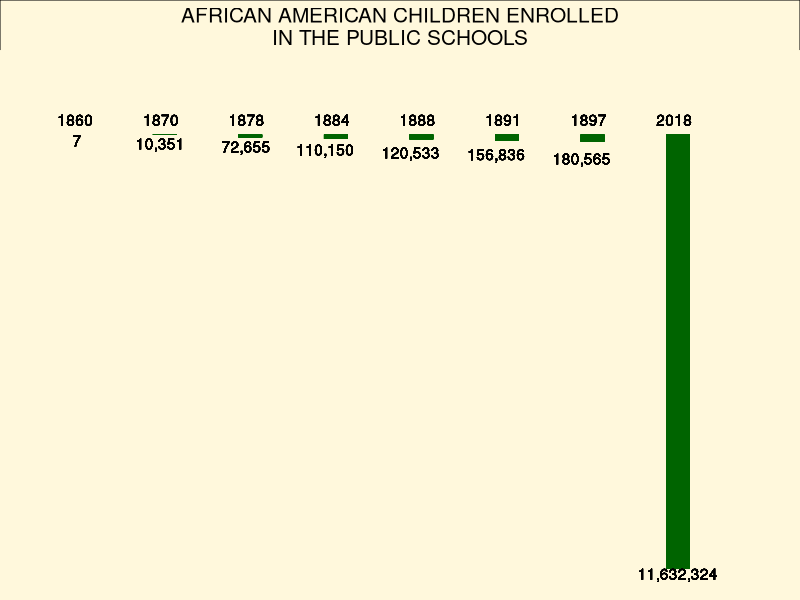
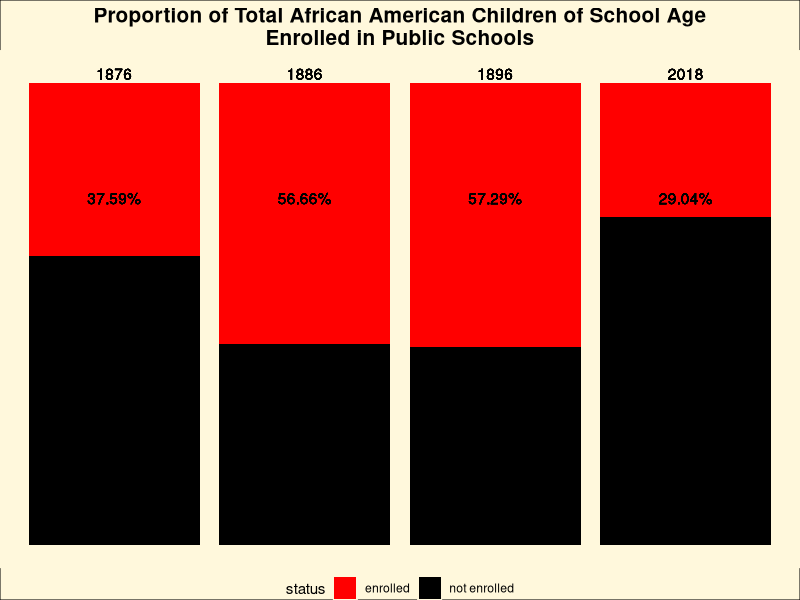
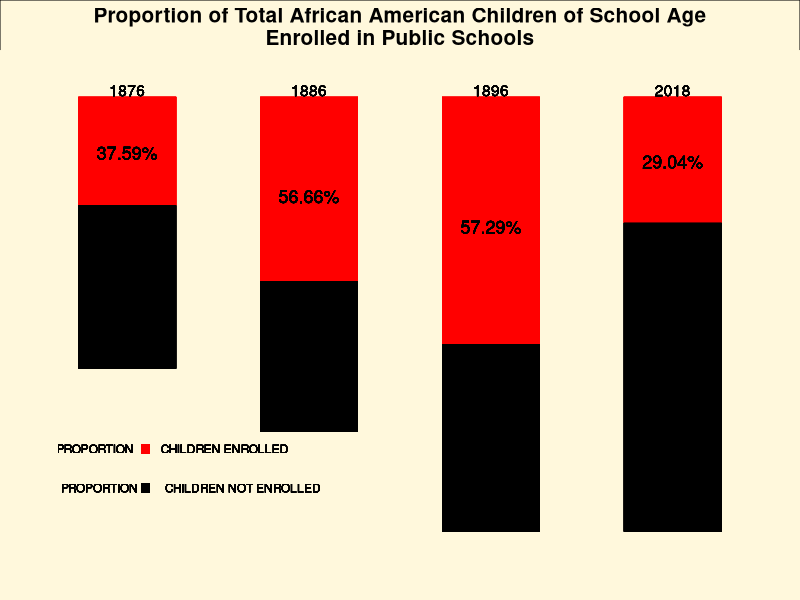
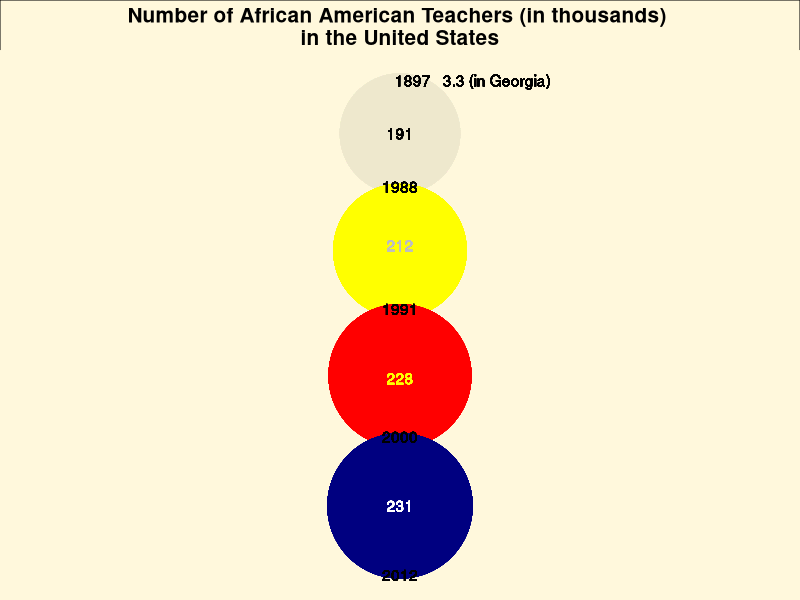
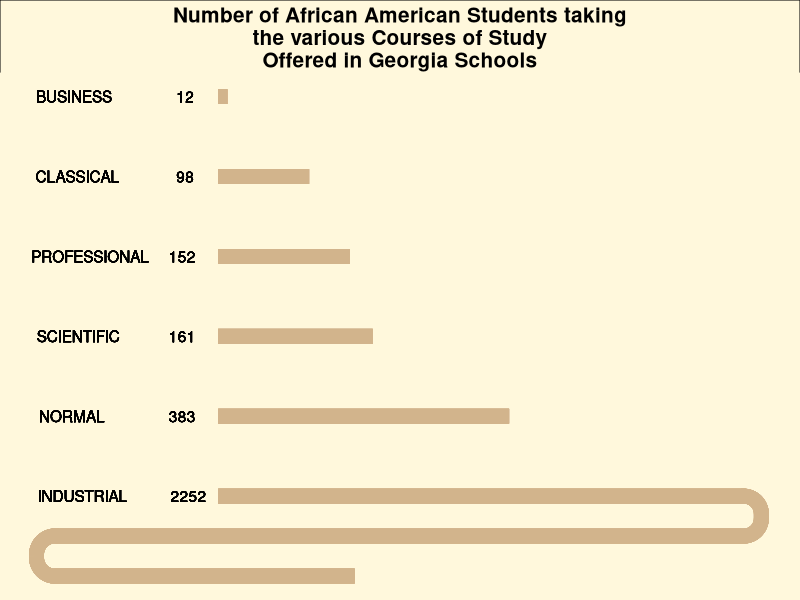

The R source for these figures, in order:
library(tidyverse)
library(readxl)

################ Part 2 ################

##African-American Children enrolled in public schools
Bl_enroll <- read_excel("dbdata.xlsx", sheet = "SCHOOL ENROLLMENT BY DETAILED L")
grid <- data.frame(x=c(-1,0,1,2,3,4,5,6,7,8,9,10,11,12),
                   y=c(-1,0,1,2,3,4,5,6,7,8,9,10,11,12))
ggplot(grid,aes(x,y))+
  geom_segment(aes(x=0,y=0,xend=0,yend=.02),size=8,color="darkgreen")+ #1860
  geom_segment(aes(x=1,y=0,xend=1,yend=.65),size=8,color="darkgreen")+ #1870
  geom_segment(aes(x=2,y=0,xend=2,yend=4.55),size=8,color="darkgreen")+ #1878
  geom_segment(aes(x=3,y=0,xend=3,yend=7.15),size=8,color="darkgreen")+ #1884
  geom_segment(aes(x=4,y=0,xend=4,yend=7.8),size=8,color="darkgreen")+  #1888
  geom_segment(aes(x=5,y=0,xend=5,yend=10.4),size=8,color="darkgreen")+ #1891
  geom_segment(aes(x=6,y=0,xend=6,yend=11.7),size=8,color="darkgreen")+ #1897
  geom_segment(aes(x=7,y=0,xend=7,yend=729),size=8,color="darkgreen") + #2018
  
  #TEXT
  geom_text(aes(x=0.25,y=-25,label="1860"),hjust=1.2)+
  geom_text(aes(x=1.25,y=-25,label="1870"),hjust=1.2)+
  geom_text(aes(x=2.25,y=-25,label="1878"),hjust=1.2)+
  geom_text(aes(x=3.25,y=-25,label="1884"),hjust=1.2)+
  geom_text(aes(x=4.25,y=-25,label="1888"),hjust=1.2)+
  geom_text(aes(x=5.25,y=-25,label="1891"),hjust=1.2)+
  geom_text(aes(x=6.25,y=-25,label="1897"),hjust=1.2)+
  geom_text(aes(x=7.25,y=-25,label="2018"),hjust=1.2)+
  
  #TEXT2
  geom_text(aes(x=0.05,y=10,label="7"),hjust=1.2)+
  geom_text(aes(x=1.35,y=15,label="10,351"),hjust=1.2)+
  geom_text(aes(x=2.35,y=20,label="72,655"),hjust=1.2)+
  geom_text(aes(x=3.35,y=25,label="110,150"),hjust=1.2)+
  geom_text(aes(x=4.35,y=30,label="120,533"),hjust=1.2)+
  geom_text(aes(x=5.35,y=33,label="156,836"),hjust=1.2)+
  geom_text(aes(x=6.35,y=40,label="180,565"),hjust=1.2)+
  geom_text(aes(x=7.65,y=738,label="11,632,324"),hjust=1.2)+
  
  labs(title="AFRICAN AMERICAN CHILDREN ENROLLED\nIN THE PUBLIC SCHOOLS")+
  theme_void()+
  theme(plot.title=element_text(size=15,hjust=.5),
        panel.background = element_rect(fill = "cornsilk",color = "cornsilk"),
        plot.background = element_rect(fill = "cornsilk"))+
  scale_y_reverse()+
  ylim(740,-100)+
  xlim(-.5,8) 

##Proportion of Total African American Children of School Age Enrolled in Public Schools
year <- c("1876","1876","1886","1886","1896","1896","2018","2018")
value <- c(37.59,100-37.59,56.66,100-56.66,57.29,100-57.29,29.04,100-29.04)
status <- rep(c("enrolled" , "not enrolled") , 4)
dt <- data.frame(year, status, value)

# Stacked bar plot
ggplot(dt, aes(x=year, y=value, fill=status)) + 
  geom_bar(position="fill", stat="identity") +
  scale_fill_manual(values=c("red","black"))+
  geom_text(aes(x="1876",y=.75,label="37.59%"))+
  geom_text(aes(x="1886",y=.75,label="56.66%"))+
  geom_text(aes(x="1896",y=.75,label="57.29%"))+
  geom_text(aes(x="2018",y=.75,label="29.04%"))+
  geom_text(aes(x="1876",y=1.02,label="1876"))+
  geom_text(aes(x="1886",y=1.02,label="1886"))+
  geom_text(aes(x="1896",y=1.02,label="1896"))+
  geom_text(aes(x="2018",y=1.02,label="2018"))+
  theme_void()+
  labs(title="Proportion of Total African American Children of School Age\nEnrolled in Public Schools")+
  theme(plot.title=element_text(size=15,hjust=.5,face="bold"),
        panel.background = element_rect(fill = "cornsilk",color = "cornsilk"),
        plot.background = element_rect(fill = "cornsilk"),
        legend.position = "bottom")

##Recreation Proportion of Total African American Children of School Age Enrolled in Public Schools
grid <- data.frame(x=c(0,1,2,3,4,5,6,7,8,9,10,11),
                   y=c(0,-1,-2,-3,-4,-5,-6,-7,-8,-9,-10,-11))
ggplot(grid,aes(x,y))+
  geom_segment(aes(x=0,y=0,xend=0,yend=-2.5),size=33,color="red")+ #1876r
  geom_segment(aes(x=0,y=-2.5,xend=0,yend=-6.25),size=33,color="black")+ #1876b
  geom_segment(aes(x=1,y=0,xend=1,yend=-4.25),size=33,color="red")+ #1886r
  geom_segment(aes(x=1,y=-4.25,xend=1,yend=-7.7),size=33,color="black")+ #1886b
  geom_segment(aes(x=2,y=0,xend=2,yend=-5.7),size=33,color="red")+  #1896r
  geom_segment(aes(x=2,y=-5.7,xend=2,yend=-10),size=33,color="black")+ #1896b
  geom_segment(aes(x=3,y=0,xend=3,yend=-2.9),size=33,color="red")+ #2018r
  geom_segment(aes(x=3,y=-2.9,xend=3,yend=-10),size=33,color="black") + #2018b
  
  geom_text(aes(x=0,y=.15,label="1876"))+
  geom_text(aes(x=1,y=.15,label="1886"))+
  geom_text(aes(x=2,y=.15,label="1896"))+
  geom_text(aes(x=3,y=.15,label="2018"))+

  geom_text(aes(x=0,y=-1.3,label="37.59%"),size=4.5)+
  geom_text(aes(x=1,y=-2.3,label="56.66%"),size=4.5)+
  geom_text(aes(x=2,y=-3,label="57.29%"),size=4.5)+
  geom_text(aes(x=3,y=-1.5,label="29.04%"),size=4.5)+
  
  geom_text(aes(x=.25,y=-8.1,label="PROPORTION         CHILDREN ENROLLED"),size=3)+
  geom_point(aes(x=.1,y=-8.1), shape=15, fill="red", color="red", size=3) +
  geom_text(aes(x=.35,y=-9,label="PROPORTION         CHILDREN NOT ENROLLED"),size=3)+
  geom_point(aes(x=.1 ,y=-9), shape=15, fill="black", color="black", size=3) +

  theme_void()+
  labs(title="Proportion of Total African American Children of School Age\nEnrolled in Public Schools")+
  theme(plot.title=element_text(size=15,hjust=.5,face="bold"),
        panel.background = element_rect(fill = "cornsilk",color = "cornsilk"),
        plot.background = element_rect(fill = "cornsilk"),
        legend.position = "bottom") +
  ylim(-11,.5)+
  xlim(-.5,3.5) 
 

## African American Teachers in the United States
grid2 <- data.frame(x=c(-15-14,-13,-12,-11,-10,-9,-8,-7,-6,-5,-4,-3,-2,-1,
                        0,1,2,3,4,5,6,7,8,9,10,11,12,13,14,15),
                    y=c(-15-14,-13,-12,-11,-10,-9,-8,-7,-6,-5,-4,-3,-2,-1,
                        0,1,2,3,4,5,6,7,8,9,10,11,12,13,14,15))
ggplot(grid2,aes(x,y))+
  geom_point(x=0,y=30,size = 40*0.017, color="black")+ #3316-1897
  geom_point(x=0,y=20,size = 40, color="cornsilk2")+ #191000-1988
  geom_point(x=0,y=-2,size = 40*1.11, color="yellow")+ #212000-1991
  geom_point(x=0,y=-25.5,size = 40*1.19, color="red")+ #228000-2000
  geom_point(x=0,y=-50,size = 40*1.21, color="navy")+ #231000-2012
  #TEXT
  geom_text(aes(x=1,y=30,label="1897   3.3 (in Georgia)"))+
  geom_text(aes(x=0,y=20,label=191))+
  geom_text(aes(x=0,y=10,label=1988))+
  geom_text(aes(x=0,y=-1,label=212),color="gray")+
  geom_text(aes(x=0,y=-13,label=1991))+
  geom_text(aes(x=0,y=-26,label=228),color="yellow")+
  geom_text(aes(x=0,y=-37,label=2000))+
  geom_text(aes(x=0,y=-50,label=231),color="white")+
  geom_text(aes(x=0,y=-63,label=2012))+
  
  
  theme_void()+
  labs(title="Number of African American Teachers (in thousands) \nin the United States")+
  theme(plot.title=element_text(size=15,hjust=.5,face="bold"),panel.background = element_rect(fill = "cornsilk",color = "cornsilk"),
        plot.background = element_rect(fill = "cornsilk"),
        legend.position = "none")+
  ylim(-63,31)+
  xlim(-5,5) 


##NUMBER OF AFRICAN AMERICAN STUDENTS TAKING\nTHE VARIOUS COURSES OF STUDY\nOFFERED IN GEORGIA SCHOOLS"
test <- data.frame(x=c(-4,-3,-2,-1,0,1,2,3,4),
                   y=c(-4,-3,-2,-1,0,1,2,3,4))
ggplot(test,aes(x,y))+
  geom_segment(aes(x=-2,y=4,xend=-1.9,yend=4),size=5,color="tan")+ #BUSINESS
  geom_segment(aes(x=-2,y=3,xend=-1,yend=3),size=5,color="tan") + #CLASSICAL
  geom_segment(aes(x=-2,y=2,xend=-0.55,yend=2),size=5,color="tan") + #PROFESSIONAL
  geom_segment(aes(x=-2,y=1,xend=-0.3,yend=1),size=5,color="tan")+ #SCIENTIFIC
  geom_segment(aes(x=-2,y=0,xend=1.2,yend=0),size=5,color="tan")+  #NORMAL 
  #INDUSTRIAL
  geom_segment(aes(x=-2,y=-1,xend=3.8,yend=-1),size=5,color="tan")+
  geom_curve(aes(x=3.975,y=-1.25,xend=3.75,yend=-1),size=5,color="tan")+
  geom_curve(aes(x=3.75,y=-1.5,xend=3.975,yend=-1.25),size=5,color="tan")+
  geom_segment(aes(x=-3.8,y=-1.5,xend=3.75,yend=-1.5),size=5,color="tan")+
  geom_curve(aes(x=-4,y=-1.75,xend=-3.75,yend=-2),size=5,color="tan")+
  geom_curve(aes(x=-3.75,y=-1.5,xend=-4,yend=-1.75),size=5,color="tan")+
  geom_segment(aes(x=-3.8,y=-2,xend=-.5,yend=-2),size=5,color="tan")+
  #TEXT
  geom_text(aes(x=-3,y=4,label="BUSINESS"),hjust=1.2)+
  geom_text(aes(x=-2.7,y=4,label=12),hjust=-1.2)+
  
  geom_text(aes(x=-2.9,y=3,label="CLASSICAL"),hjust=1.2)+
  geom_text(aes(x=-2.7,y=3,label=98),hjust=-1.2)+
  
  geom_text(aes(x=-2.5,y=2,label="PROFESSIONAL"),hjust=1.2)+
  geom_text(aes(x=-2.9,y=2,label=152),hjust=-1.2)+
  
  geom_text(aes(x=-2.9,y=1,label="SCIENTIFIC"),hjust=1.2)+
  geom_text(aes(x=-2.9,y=1,label=161),hjust=-1.2)+
  
  geom_text(aes(x=-3.1,y=0,label="NORMAL"),hjust=1.2)+
  geom_text(aes(x=-2.9,y=0,label=383),hjust=-1.2)+
  
  geom_text(aes(x=-2.8,y=-1,label="INDUSTRIAL"),hjust=1.2)+
  geom_text(aes(x=-3,y=-1,label=2252),hjust=-1.2)+
  
  theme_void()+
  labs(title="Number of African American Students taking\nthe various Courses of Study\nOffered in Georgia Schools")+
  theme(plot.title=element_text(size=15,hjust=.5,face="bold"),panel.background = element_rect(fill = "cornsilk",color = "cornsilk"),
        plot.background = element_rect(fill = "cornsilk"))+
  ylim(-2,4)+
  xlim(-4,4) 

